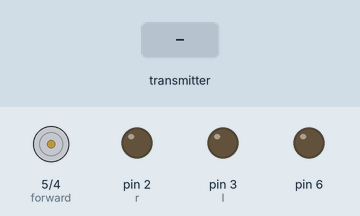
This sketch was run on a simulated Arduino Uno, built with avr-gcc and run on an emulated ATmega328P. On the bench: motor-driver pin pairs drawn as motors (green arrow = first pin HIGH = forward, orange = second pin HIGH = backward, longer = more drive), output pins drawn as LEDs (lit = HIGH). The test bench sets the inputs (shaded band). No radio packets arrive unless stated; what the sketch prints to the serial monitor is not drawn.

Above: at 1.2 s.
1.3 s: the transmitter starts sending comb = 256
At 2.5 s:
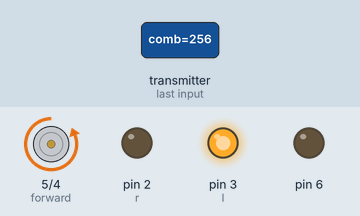
2.8 s: the transmitter starts sending comb = 1023
At 3.9 s:
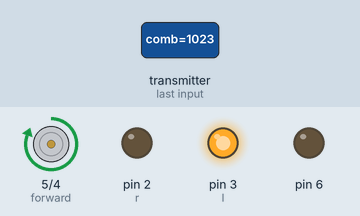
4.3 s: the transmitter starts sending comb = 0
At 5.1 s:
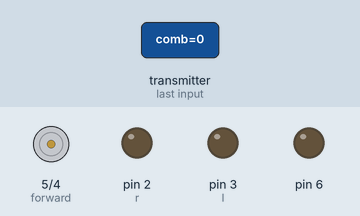
5.8 s: the transmitter starts sending comb = 512
At 7.2 s:
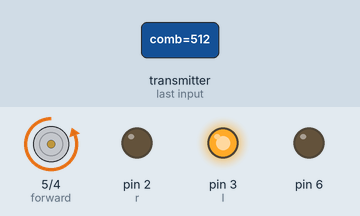
Timing chart, 0 to 8.3 s (numbered marks = the images above; inputs shaded):
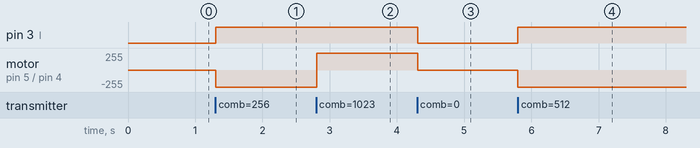

The sketch:

CARDUINO.ino
```cpp
#include <SPI.h>
#include <nRF24L01.h>
#include <RF24.h>

#define forward 5
#define backward 4
#define r 2
#define l 3

RF24 radio(9, 10); // CE, CSN

const byte address[6] = "00001";
boolean button_state = 0;
int xaxis = 0;
int yaxis = 0;
int up = 0;
int down = 0;
int left = 0;
int right = 0;
int comb = 0;
int num_times = 0;

void setup() {
  pinMode(6, OUTPUT);

  Serial.begin(9600);

  radio.begin();
  radio.openReadingPipe(0, address);   //Setting the address at which we will receive the data
  radio.setPALevel(RF24_PA_MIN);       //You can set this as minimum or maximum depending on the distance between the transmitter and receiver.
  radio.startListening();              //This sets the module as receiver

  //control pins
  pinMode(forward, OUTPUT);
  pinMode(backward, OUTPUT);
  pinMode(l, OUTPUT);
  pinMode(r, OUTPUT);
}

void loop() {
  //check if available
  if (radio.available()) {
    //read data
    radio.read(&comb, sizeof(comb));
  }
  //clean data
  else if (num_times < 0){
    comb = 0;
    num_times = num_times + 1;
  }
  else{
    num_times = 0;
  }


  //inturpret data
  if (comb > 999){
    up = true;
    down = false;

    if (comb - 1000 > 9){
      left = true;
      right = false;
    }
    else if (comb - 1000 > 0){
      right = true;
      left = false;
    }
  }
  else if (comb > 99){
    down = true;
    up = false;

    if (comb - 100 > 9){
      left = true;
      right = false;
    }
    else if (comb - 100 > 0){
      right = true;
      left = false;
    }
  }
  else if (comb > 9){
    left = true;
    right = false;
  }
  else if (comb > 0){
    right = true;
    left = false;
  }
  else{
    up = false;
    down = false;
    left = false;
    right = false;
  }

  //print
  Serial.print(left);

  //control car
  if (up == true){
    digitalWrite(forward, HIGH);
    digitalWrite(backward, LOW);
  }
  else if (down == true){
    digitalWrite(backward, HIGH);
    digitalWrite(forward, LOW);
  }
  else{
    digitalWrite(forward, LOW);
    digitalWrite(backward, LOW);
  }

  if (right == true){
    digitalWrite(l, LOW);
    digitalWrite(r, HIGH);
  }
  else if (left == true){
    digitalWrite(l, HIGH);
    digitalWrite(r, LOW);
  }
  else{
    digitalWrite(l, LOW);
    digitalWrite(r, LOW);
  }

  delay(9);
}
```

Measured:
- after the input at 1.3 s, pin 3 (l): LOW → HIGH at once; motor on pin 5 (forward) / pin 4 (backward): stopped → backward 255/255 at once
- after the input at 2.8 s, motor on pin 5 (forward) / pin 4 (backward): backward 255/255 → forward 255/255 at once
- after the input at 4.3 s, pin 3 (l): HIGH → LOW at once; motor on pin 5 (forward) / pin 4 (backward): forward 255/255 → stopped at once
- after the input at 5.8 s, pin 3 (l): LOW → HIGH at once; motor on pin 5 (forward) / pin 4 (backward): stopped → backward 255/255 at once
